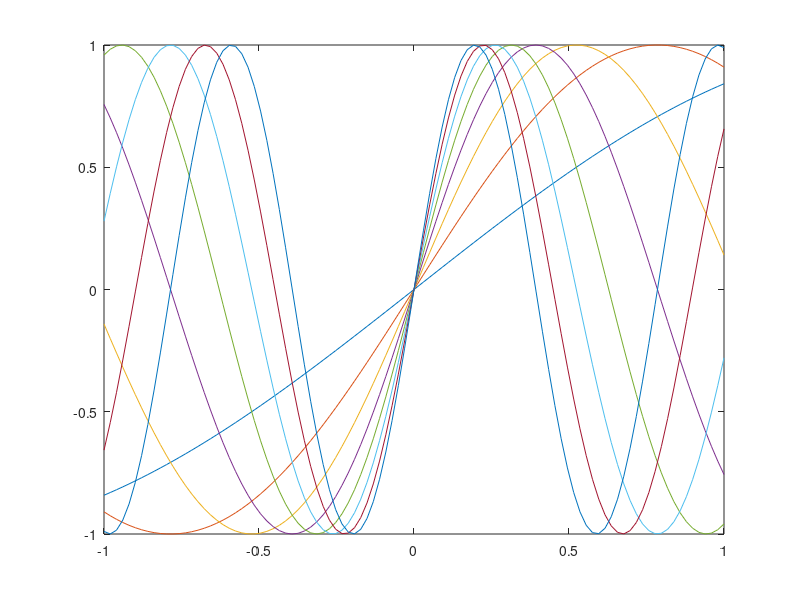

Write the MATLAB code that produced this figure.
%% Question 1
fact = 1;
N = 5;
while N > 0
    fact = fact * N;
    N = N - 1;
end
%% Question 2
v = zeros(1,10);
for i = 1:10
    v(i) = i^-1;
end
v
%% First 10 natural numbers sum
N = 10;
sum = 0;
for i = 1:N
    sum = sum + i;
end
sum

%% Question 2 WHILE LOOP
v = zeros(1,10);
i = 1;
while i <= 10
    v(i) = i^-1;
    i = i + 1;
end
v

%% Question 3
v = zeros(1,10);
for i = 1:10
    v(i) = (-1)^(i+1) * i^-1;
end
v

%% Question 4
x = 1.5;
sum = 0;
for k = 1:10
end

%% Question 5
N = 20;
sum = 0;
for i = 2:2:N
    sum = sum + i;
end
sum

%% Question 6
v = [35,24,5,6,4,10,23,45,2,79];
sum = 0;
for i = 1:10
    sum = sum + v(i);
end
avg = sum / 10

%% Question 7
v = [35,24,5,6,4,10,23,45,2,79];
sum = 0;
i = 1;
while i <= 10
    sum = sum + v(i);
    i = i + 1;
end
avg = sum / 10

%% Question 8
N = 5;
i = 1;
while i < N
    i^2
    i = i + 1;
end

%% Question 9
q = pi^exp(1) >= exp(1)^pi

%% Question 10
N = 10;
fibo = zeros(1,N);
fibo(1) = 0;
fibo(2) = 1;
for i = 3:N
    fibo(i) = fibo(i-2) + fibo(i-1);
end
fibo

%% Question 11
x = linspace(-1,1);
for i = 1:8
    y = sin(i*x);
    plot(x,y);
    hold on
end

%% Question 12
n = 5;
A = zeros(n);
for i = 1:n
    for j = 1:n
        if i == 1 && j == 1
            A(i,j) = 1;
        elseif i == 2 && (j == 1 || j == 2)
            A(i,j) = 1;
        elseif i == n && (j == n || j == n-1)
            A(i,j) = 1;
        end
    end
end
A
